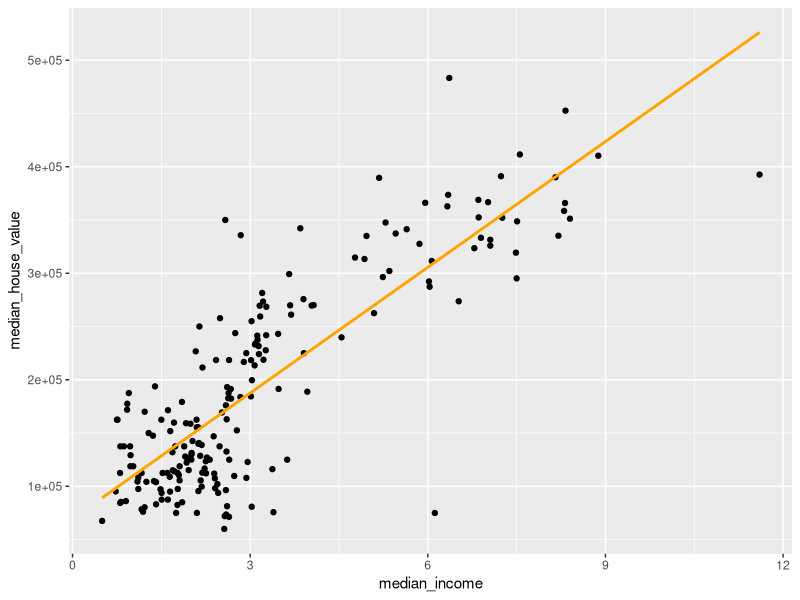
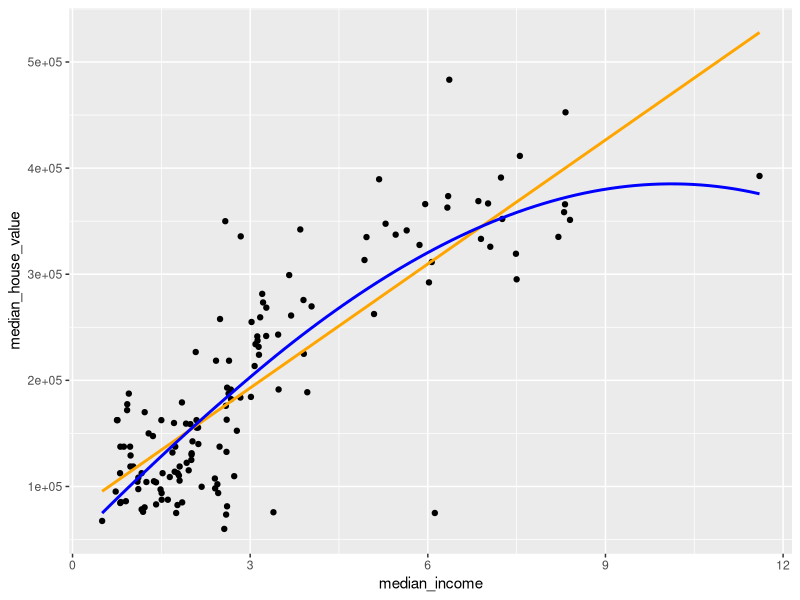
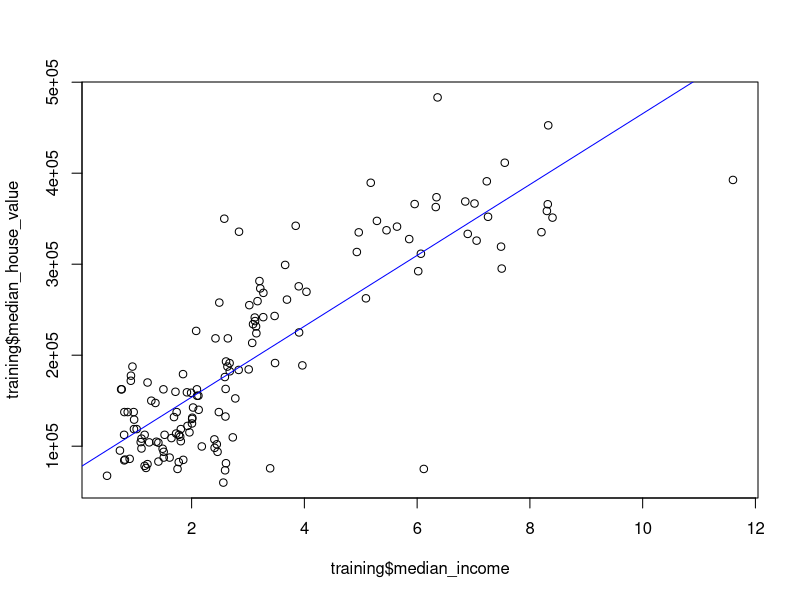
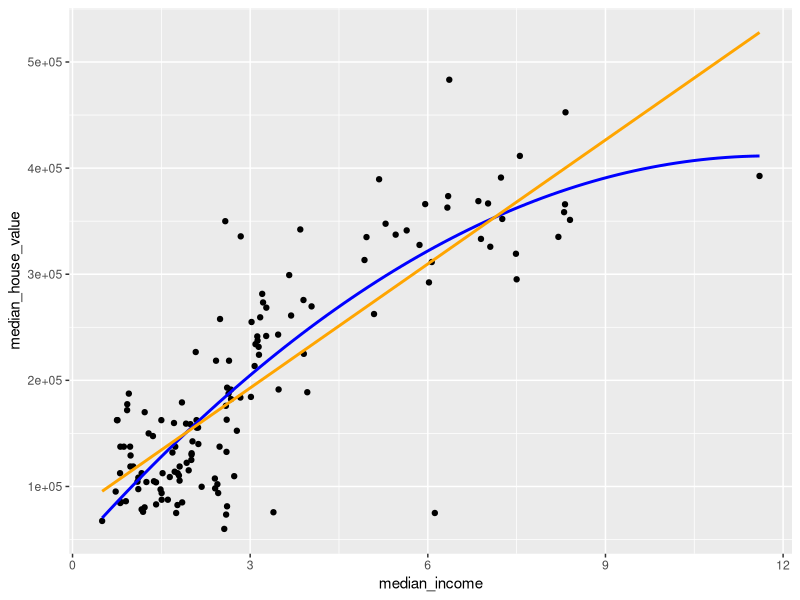
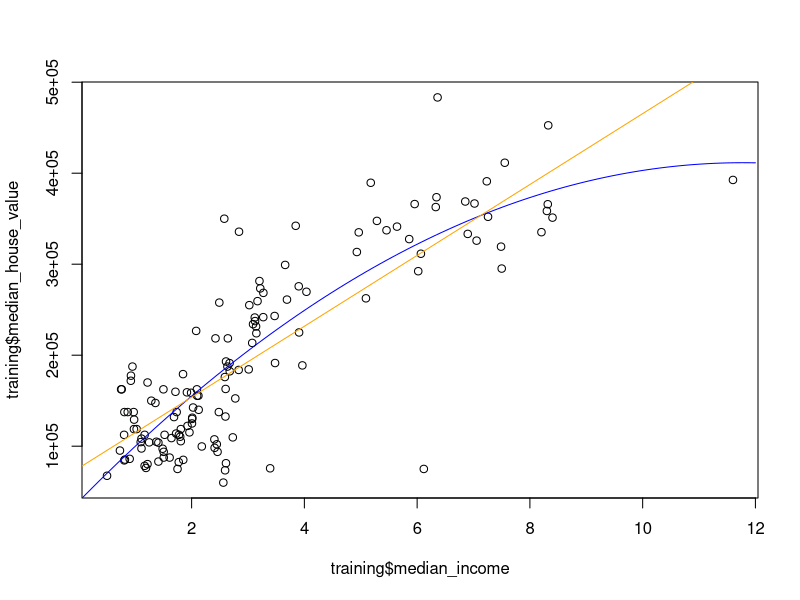
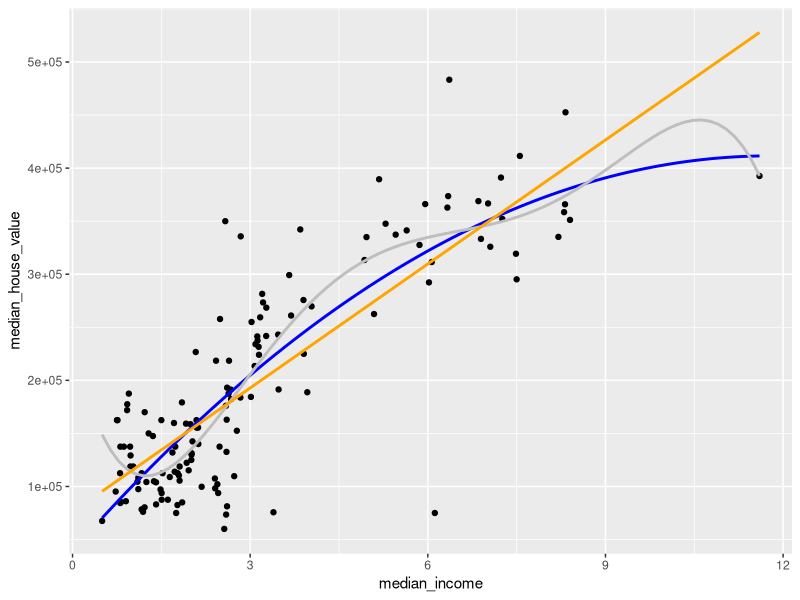
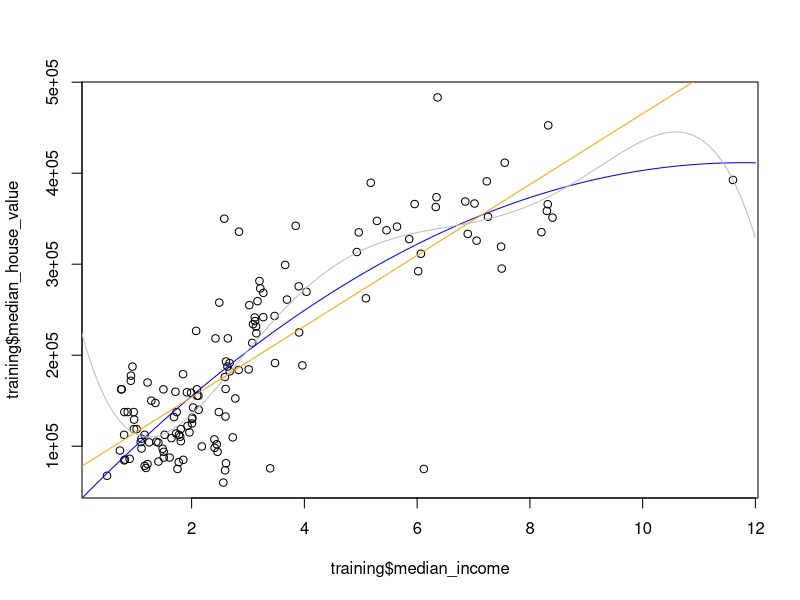
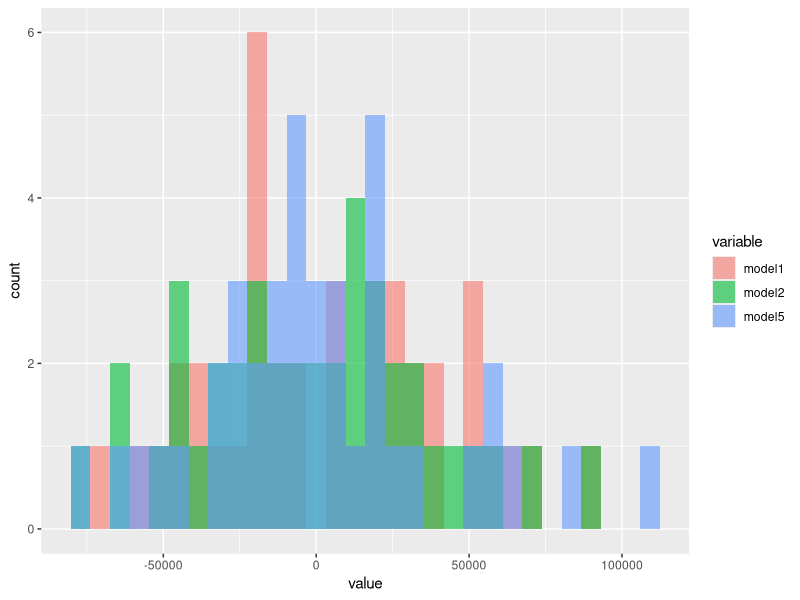

Here is the R script that generated these plots, in order:
## ---- chunk 1
rm(list=ls())
library(tidyverse)
library(reshape2)

df <- read.csv("data/housing_short.csv")
df[1:10, ]
## ---- chunk 2
ggplot(df, aes(x=median_income, y=median_house_value)) +
  geom_point() +
  geom_smooth(method="lm", se=F, colour="orange")
## ---- chunk 3
training <- df[1:140, ]
validation <- df[141:180, ]
testing <- df[181:200, ]
## ---- chunk 4
lm(median_house_value~median_income, data=training)
## ---- chunk 5
model <- lm(median_house_value~median_income, data=training)
## ---- chunk 6
summary(model)
## ---- chunk 7
# simple (but sorta cheating) way: use ggplot to obtain linear model fit and loess fit to compare
ggplot(training, aes(x=median_income, y=median_house_value)) +
  geom_point() +
  geom_smooth(method="lm", se=F, colour="orange") +
  geom_smooth(se=F, colour="blue", span=1.25)

# less cheaty way: predict house price using model across a vector
income <- seq(0, 12, length.out = 100)
sample_df <- tibble(median_income=income)
price <- predict(model, sample_df)
plot(training$median_income, training$median_house_value)
lines(income, price, col="blue")
## ---- chunk 8
model2 <- lm(median_house_value~median_income + I(median_income^2), data=training)
summary(model2)
## ---- chunk 9
# cheating
ggplot(training, aes(x=median_income, y=median_house_value)) +
  geom_point() +
  geom_smooth(method="lm",
              formula=y~x+I(x^2),
              se=F, colour="blue") +
  geom_smooth(method="lm", se=F,
              colour="orange", span=1.25)

# less cheaty way: predict house price using model across a vector
income <- seq(0, 12, length.out = 100)
sample_df <- tibble(median_income=income)
price2 <- predict(model2, sample_df)
plot(training$median_income, training$median_house_value)
lines(income, price2, col="blue")
lines(income, price, col="orange")
## ---- chunk 10
model5 <- lm(median_house_value~median_income + I(median_income^2) + I(median_income^3) + I(median_income^4) +I(median_income^5), data=training)
summary(model5)
## ---- chunk 11
# cheating
ggplot(training, aes(x=median_income, y=median_house_value)) +
  geom_point() +
  geom_smooth(method="lm",
              formula=y~x+I(x^2),
              se=F, colour="blue") +
  geom_smooth(method="lm",
              formula=y~x+I(x^2)+I(x^3)+I(x^4)+I(x^5),
              se=F, colour="grey") +
  geom_smooth(method="lm", se=F,
              colour="orange", span=1.25)

# less cheaty way: predict house price using model across a vector
income <- seq(0, 12, length.out = 100)
sample_df <- tibble(median_income=income)
price5 <- predict(model5, sample_df)
plot(training$median_income, training$median_house_value)
lines(income, price2, col="blue")
lines(income, price, col="orange")
lines(income, price5, col="grey")
## ---- chunk 12
price1 <- predict(model, validation)
price2 <- predict(model2, validation)
price5 <- predict(model5, validation)
## ---- chunk 13
error1 <- validation$median_house_value - price1
error2 <- validation$median_house_value - price2
error5 <- validation$median_house_value - price5

tibble(model1=error1,
       model2=error2,
       model5=error5) %>% 
  melt() %>%  
  ggplot(aes(x=value, fill=variable)) +
  geom_histogram(position="identity", alpha=0.6)
## ---- chunk 14
rmse <- function(errors) {
  sse <- errors^2
  sqrt(mean(sse))
}

RMSE1 <- rmse(error1)
RMSE2 <- rmse(error2)
RMSE5 <- rmse(error5)

print(paste0("Linear model: ", RMSE1))
print(paste0("Quadratic model: ", RMSE2))
print(paste0("5th power model: ", RMSE5))
## ---- chunk 15
price_test <- predict(model2, testing)
error_test <- testing$median_house_value - price_test

print(paste0("5th power model: ", rmse(error_test)))
## ---- chunk 16
df_combined <- training %>% 
  mutate(type="training") %>% 
  bind_rows(validation %>%
              mutate(type="validation")) %>% 
  bind_rows(testing %>%
              mutate(type="testing"))

df_combined %>% 
  ggplot(aes(x=median_income,
             y=median_house_value,
             colour=type)) +
  geom_point()
